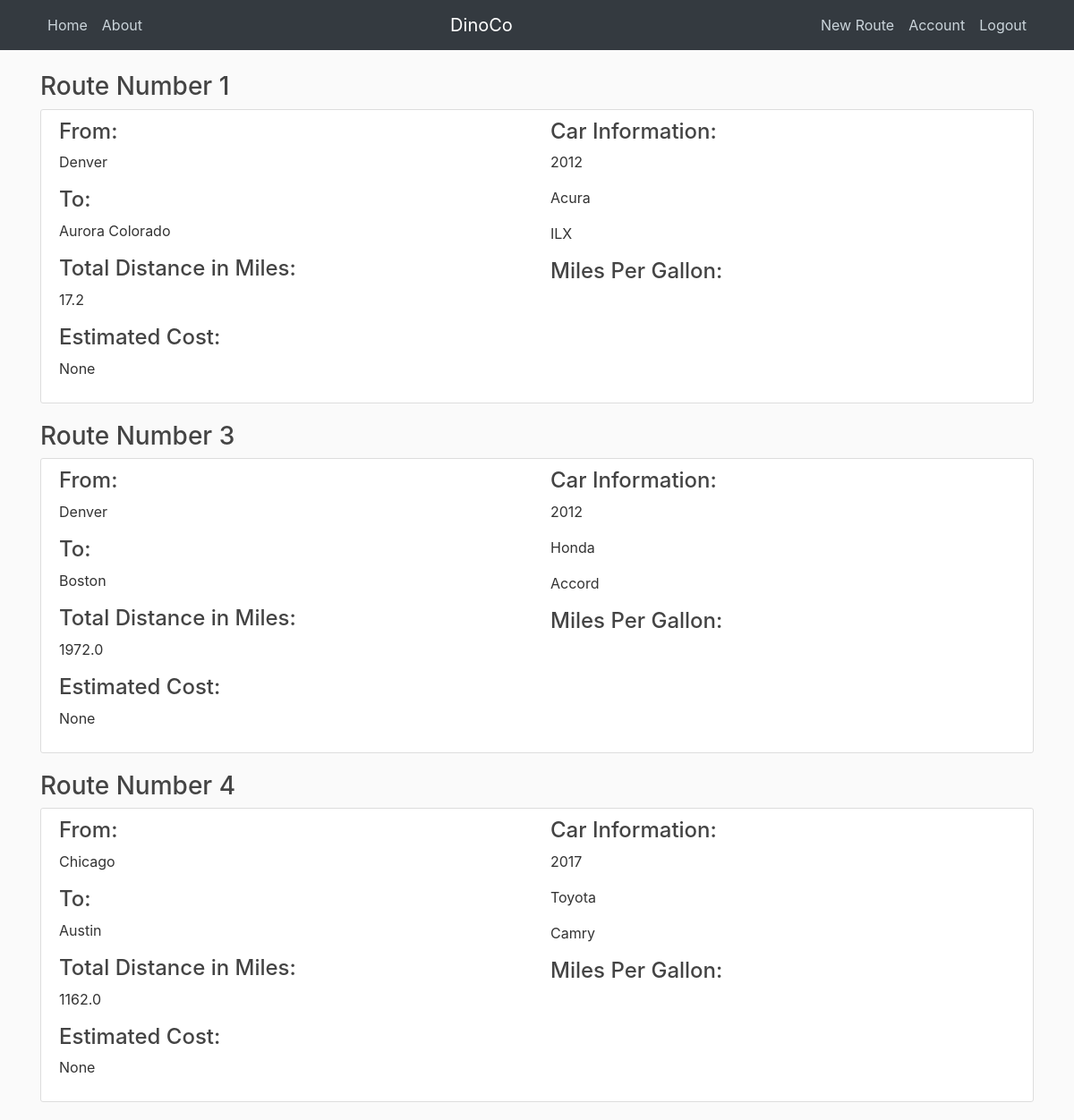
Screenshot of /home (signed in) with the database file from the repository.
### travelapp/models.py (models this page shows, shortened)
class Routes(db.Model):
    id = db.Column(db.Integer, primary_key=True)
    start = db.Column(db.String(120), nullable=False)
    end = db.Column(db.String(120), nullable=False)
    make = db.Column(db.String(20), nullable=False)
    model = db.Column(db.String(20), nullable=False)
    year = db.Column(db.Integer, nullable=False)
    dist = db.Column(db.Float)
    cost = db.Column(db.Float)

### travelapp/routes.py (the view)
@app.route("/")
@app.route("/home")
def home():
    posts = Routes.query.all()
    return render_template('home.html', posts=posts)

### travelapp/models.py (called while the page is built)
@login_manager.user_loader
def load_user(user_id):
    return User.query.get(int(user_id))

### travelapp/templates/home.html (shortened to what this page needs)
{% extends "layout.html" %}
{% block content %}
{% for item in posts %}
<h3>
  Route Number {{item.id}}</h3>
  <article class="media content-section">
    <div class="media-body">
      <div class="row">
        <div class="col-md-6">
          <h4>From:</h4>
          <p class="article-content">{{ item.start }}</p>
          <h4>To:</h4>
          <p class="article-content">{{ item.end }}</p>
          <h4>Total Distance in Miles:</h4>
          <p class="article-content">{{ item.dist }}</p>
          <h4>Estimated Cost:</h4>
          <p class="article-content">{{ item.cost }}</p>
        </div>
        <div class="col-md-6">
          <h4>Car Information:</h4>
          <p class="article-content">{{ item.year }}</p>
          <p class="article-content">{{ item.make }}</p>
          <p class="article-content">{{ item.model }}</p>
          <h4>Miles Per Gallon:</h4>
        </div>
      </div>
    </div>
  </article>
  {% endfor %}
  {% endblock content %}

### travelapp/static/main.css (style rules this page uses)
body { background: #fafafa; color: #333333; margin-top: 5rem; }
h1, h2, h3, h4, h5, h6 { color: #444444; }
.content-section { background: #ffffff; padding: 10px 20px; border: 1px solid #dddddd; border-radius: 3px; margin-bottom: 20px; }
.article-content { white-space: pre-line; }

### rows the page displays
Routes: id "1", start "Denver", end "Aurora Colorado", dist "17.2", cost "None", year "2012", make "Acura", model "ILX"
Routes: id "3", start "Denver", end "Boston", dist "1972.0", cost "None", year "2012", make "Honda", model "Accord"
Routes: id "4", start "Chicago", end "Austin", dist "1162.0", cost "None", year "2017", make "Toyota", model "Camry"
